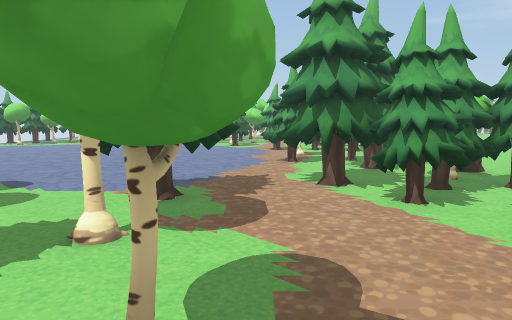
[1] (above)

24 first-person views from a walk through a scene from a Unity 3-D project. The camera is 1.3 m above the floor, tilts 6° down and sees 70° across. The floor is counted in squares, 1 m on a side. Each view is taken from the middle of a square. On the plan, view 1 faces up. The plan holds only what a view shows up to about 15 squares ahead; the rest is blank. The place goes on beyond the plan. The player character is not drawn.

[2]
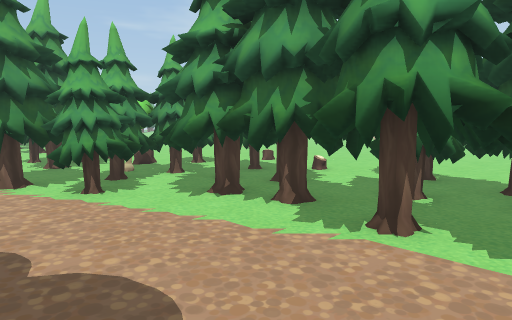

[3]
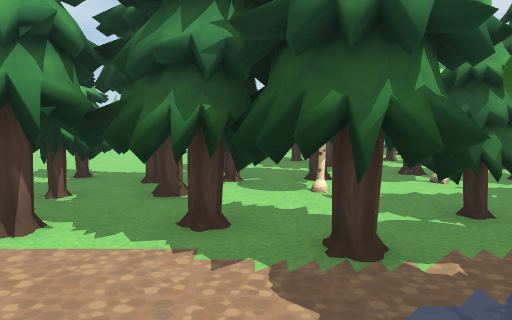

[4]
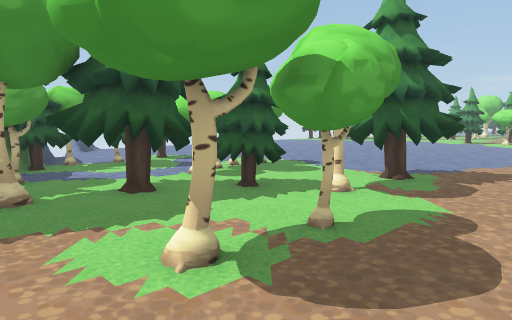

[5]
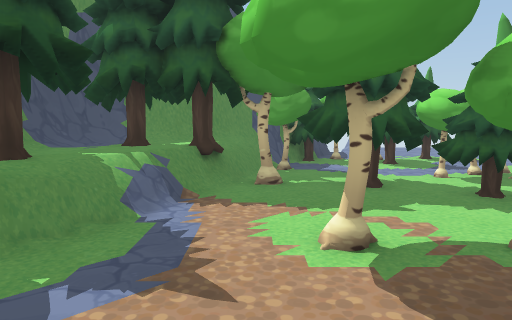

[6]
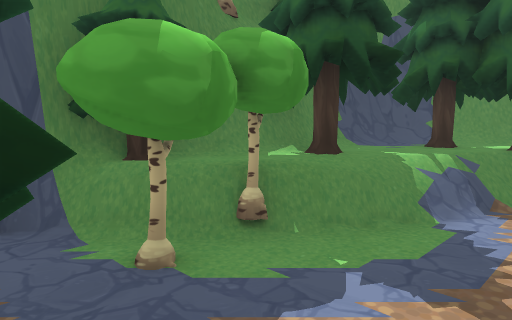

[7]
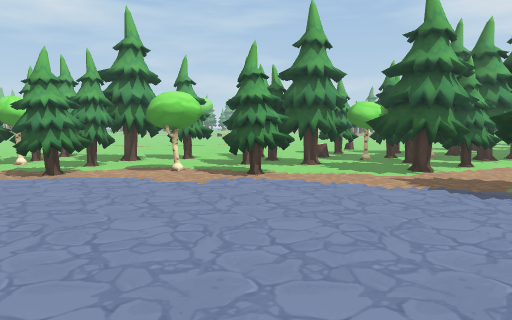

[8]
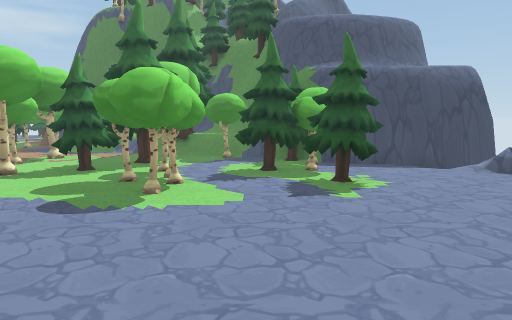

[9]
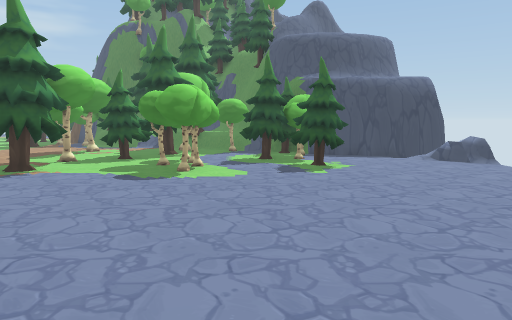

[10]
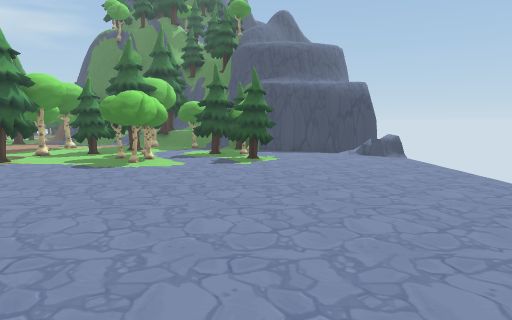

[11]
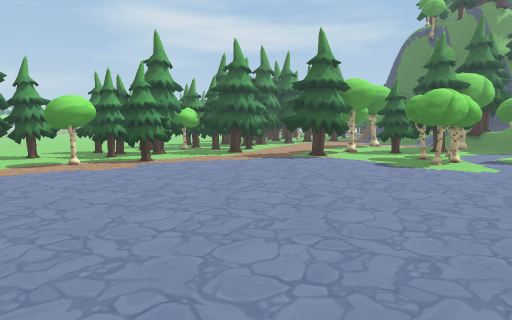

[12]
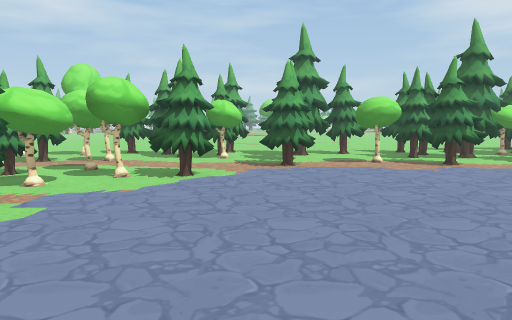

[13]
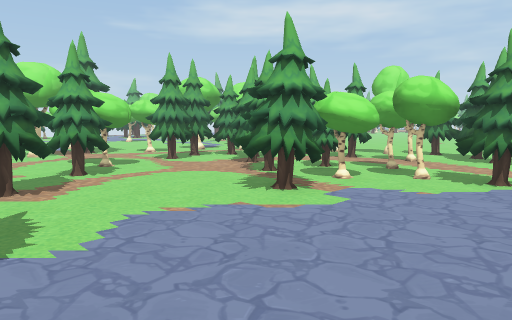

[14]
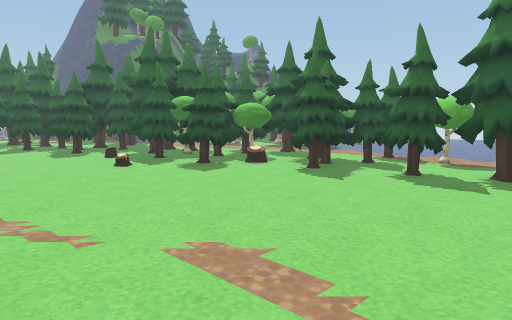

[15]
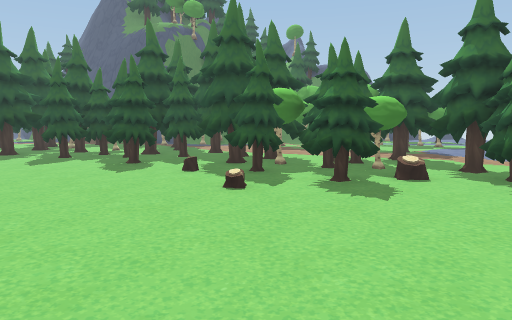

[16]
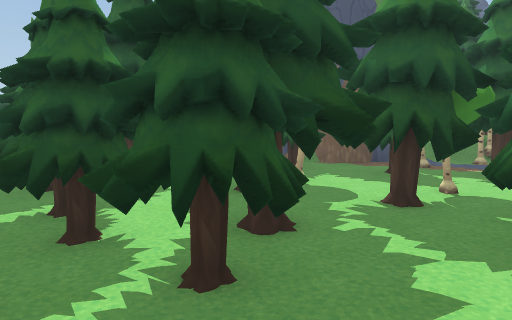

[17]
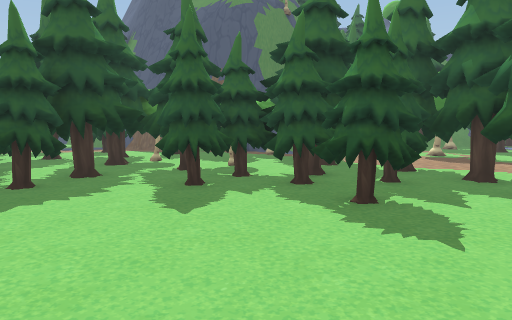

[18]
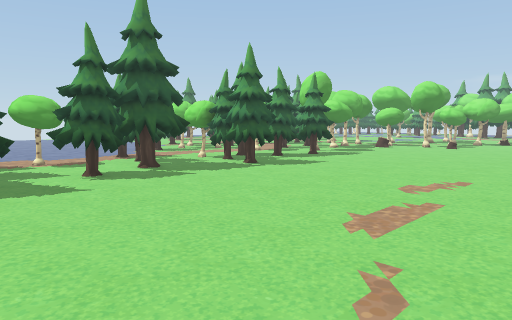

[19]
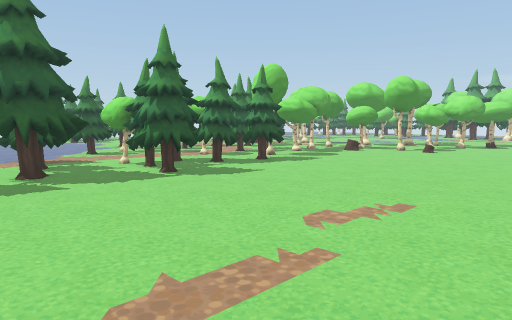

[20]
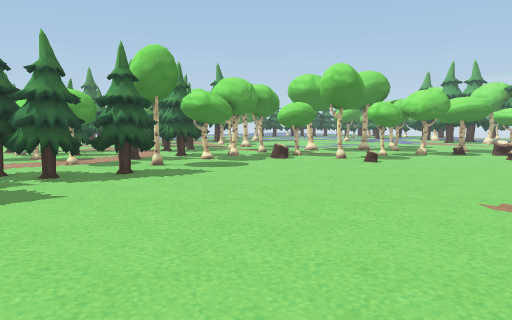

[21]
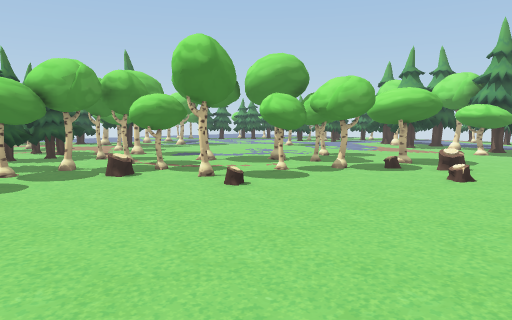

[22]
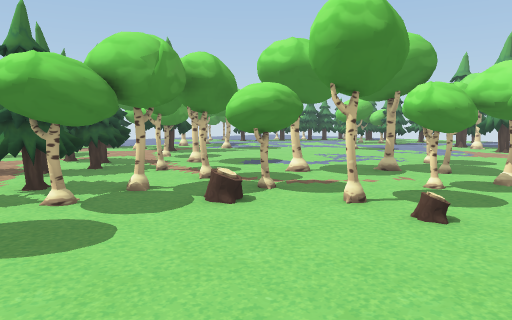

[23]
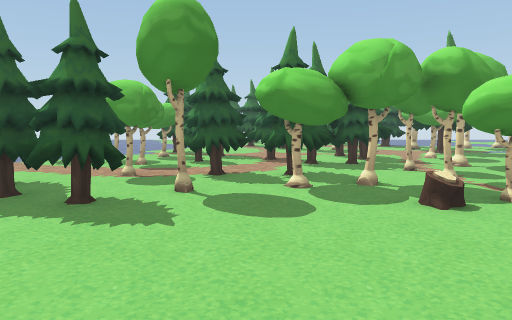

[24]
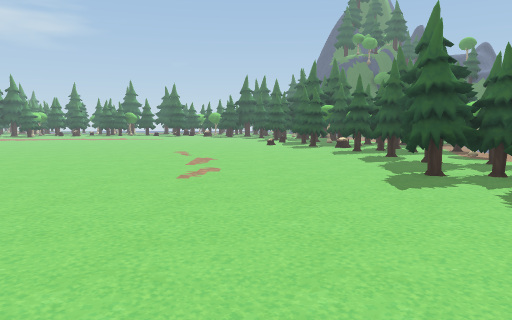

### Floor plan
Key: @ floor where view 1 was taken; # wall or solid block; x gap in a wall; . floor; = window, fence, low wall or low ledge; ^ raised ledge; T tree; H thing the floor can be seen under or through; S stump.
Columns run from 15 left of view 1 to 14 right of it. Each row starts with its distance up from view 1.
 37                 ....##. ##..
 36                ........HH#S.
 35             ..........H   ..
 34            TT........HHHH...
 33         .# T #.....#..HH.....
 32         ....##x#......HH.....
 31         .....................
 30        ..#..TTT.#.H.H.#......
 29        ..##TTTTT..H  ........
 28        .T##...TT.THH.........
 27        .TT...TTTTTHH.........
 26       TT.....TT..THH.........
 25       TT....TT..TTT#..........
 24       ......TTT.....T........
 23       ....TT####.##.TT........
 22       ....TT####. #TT.........
 21       .......##...TTT.........
 20       .......TT...#TTT........
 19        .......T...#TTT........
 18      . .........T.............
 17        ........TTTTTT.........
 16    .............TTTTT.........
 15    ..............# TT.........
 14   ..............## TTT........
 13  ...............TTT...........
 12  ...............TTTTTT.......
 11 ................T TTT.........
 10 ..................TT.........
  9 .................TT##TTT.....
  8 .............T..TTT##TT......
  7 .........#...TT.T  TTTT......
  6 .....T..##..TTT..TTT##TT......
  5 .....TT.###..T....TTTTT.......
  4 =....TTT ##.T#....TT TT.......
  3  # ..##T ##TT......TTT..T.....
  2 ####.##T  TTT.##...TTTTTT.....
  1   ####TT TTT..x...TTTTTT.....
  0      #####TT..#@...TTTTT.....
 -1        ####........TT TTTT....
 -2         #^TT......TTT.TTTT...
 -3         ##^T=#....TTT #TTTTTT.
 -4         ##TTTT^###TTT  TTTTTT.
 -5          ###T#^#####TT #TTTTT
 -6           ##########T. #TT.TT
 -7                    #TT T  .TT
 -8                    #TT TTTTTT

Positions as (right, up) in squares from view 1, and headings:
1: (0, 0), facing up
2: (0, -1), facing up-right
3: (0, -2), facing right
4: (2, -2), facing up-left
5: (3, -1), facing left
6: (3, -1), facing down-left
7: (-8, 12), facing right
8: (-8, 13), facing down
9: (-8, 16), facing down
10: (-10, 18), facing down
11: (-10, 18), facing down-right
12: (-10, 18), facing right
13: (-10, 18), facing up-right
14: (14, 18), facing down-left
15: (14, 13), facing down-left
16: (14, -1), facing down-left
17: (14, 5), facing down-left
18: (14, 11), facing up-left
19: (14, 14), facing up-left
20: (14, 19), facing up-left
21: (14, 25), facing up-left
22: (10, 25), facing up-left
23: (11, 26), facing left
24: (10, 28), facing down
